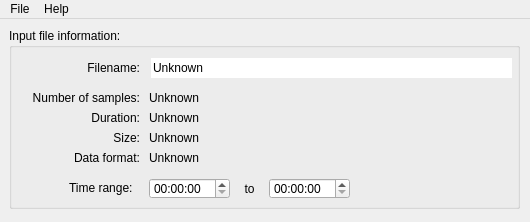
<?xml version="1.0" encoding="UTF-8"?>
<ui version="4.0">
 <class>MainWindow</class>
 <widget class="QMainWindow" name="MainWindow">
  <property name="geometry">
   <rect>
    <x>0</x>
    <y>0</y>
    <width>530</width>
    <height>222</height>
   </rect>
  </property>
  <property name="minimumSize">
   <size>
    <width>530</width>
    <height>222</height>
   </size>
  </property>
  <property name="maximumSize">
   <size>
    <width>530</width>
    <height>222</height>
   </size>
  </property>
  <property name="windowTitle">
   <string>LaserDisc Analyser</string>
  </property>
  <widget class="QWidget" name="centralWidget">
   <widget class="QGroupBox" name="fileInformationGroupBox">
    <property name="geometry">
     <rect>
      <x>9</x>
      <y>9</y>
      <width>511</width>
      <height>181</height>
     </rect>
    </property>
    <property name="title">
     <string>Input file information:</string>
    </property>
    <widget class="QLabel" name="label_1">
     <property name="geometry">
      <rect>
       <x>10</x>
       <y>60</y>
       <width>121</width>
       <height>20</height>
      </rect>
     </property>
     <property name="layoutDirection">
      <enum>Qt::LeftToRight</enum>
     </property>
     <property name="text">
      <string>Number of samples:</string>
     </property>
     <property name="alignment">
      <set>Qt::AlignRight|Qt::AlignTrailing|Qt::AlignVCenter</set>
     </property>
    </widget>
    <widget class="QLabel" name="label_2">
     <property name="geometry">
      <rect>
       <x>10</x>
       <y>100</y>
       <width>121</width>
       <height>20</height>
      </rect>
     </property>
     <property name="layoutDirection">
      <enum>Qt::LeftToRight</enum>
     </property>
     <property name="text">
      <string>Size:</string>
     </property>
     <property name="alignment">
      <set>Qt::AlignRight|Qt::AlignTrailing|Qt::AlignVCenter</set>
     </property>
    </widget>
    <widget class="QLabel" name="numberOfSamplesLabel">
     <property name="geometry">
      <rect>
       <x>140</x>
       <y>60</y>
       <width>361</width>
       <height>20</height>
      </rect>
     </property>
     <property name="text">
      <string>Unknown</string>
     </property>
    </widget>
    <widget class="QLabel" name="sizeOnDiscLabel">
     <property name="geometry">
      <rect>
       <x>140</x>
       <y>100</y>
       <width>361</width>
       <height>20</height>
      </rect>
     </property>
     <property name="text">
      <string>Unknown</string>
     </property>
    </widget>
    <widget class="QLabel" name="label_3">
     <property name="geometry">
      <rect>
       <x>10</x>
       <y>30</y>
       <width>121</width>
       <height>20</height>
      </rect>
     </property>
     <property name="layoutDirection">
      <enum>Qt::LeftToRight</enum>
     </property>
     <property name="text">
      <string>Filename:</string>
     </property>
     <property name="alignment">
      <set>Qt::AlignRight|Qt::AlignTrailing|Qt::AlignVCenter</set>
     </property>
    </widget>
    <widget class="QLabel" name="label_4">
     <property name="geometry">
      <rect>
       <x>10</x>
       <y>80</y>
       <width>121</width>
       <height>20</height>
      </rect>
     </property>
     <property name="layoutDirection">
      <enum>Qt::LeftToRight</enum>
     </property>
     <property name="text">
      <string>Duration:</string>
     </property>
     <property name="alignment">
      <set>Qt::AlignRight|Qt::AlignTrailing|Qt::AlignVCenter</set>
     </property>
    </widget>
    <widget class="QLabel" name="durationLabel">
     <property name="geometry">
      <rect>
       <x>140</x>
       <y>80</y>
       <width>361</width>
       <height>20</height>
      </rect>
     </property>
     <property name="text">
      <string>Unknown</string>
     </property>
    </widget>
    <widget class="QLineEdit" name="filenameLineEdit">
     <property name="enabled">
      <bool>true</bool>
     </property>
     <property name="geometry">
      <rect>
       <x>142</x>
       <y>30</y>
       <width>361</width>
       <height>20</height>
      </rect>
     </property>
     <property name="acceptDrops">
      <bool>false</bool>
     </property>
     <property name="autoFillBackground">
      <bool>false</bool>
     </property>
     <property name="text">
      <string>Unknown</string>
     </property>
     <property name="frame">
      <bool>false</bool>
     </property>
     <property name="readOnly">
      <bool>true</bool>
     </property>
    </widget>
    <widget class="QLabel" name="label_5">
     <property name="geometry">
      <rect>
       <x>60</x>
       <y>150</y>
       <width>81</width>
       <height>20</height>
      </rect>
     </property>
     <property name="text">
      <string>Time range:</string>
     </property>
    </widget>
    <widget class="QTimeEdit" name="startTimeEdit">
     <property name="geometry">
      <rect>
       <x>140</x>
       <y>150</y>
       <width>81</width>
       <height>21</height>
      </rect>
     </property>
     <property name="currentSection">
      <enum>QDateTimeEdit::HourSection</enum>
     </property>
     <property name="displayFormat">
      <string>HH:mm:ss</string>
     </property>
     <property name="timeSpec">
      <enum>Qt::UTC</enum>
     </property>
     <property name="time">
      <time>
       <hour>0</hour>
       <minute>0</minute>
       <second>0</second>
      </time>
     </property>
    </widget>
    <widget class="QLabel" name="label_6">
     <property name="geometry">
      <rect>
       <x>230</x>
       <y>150</y>
       <width>21</width>
       <height>21</height>
      </rect>
     </property>
     <property name="text">
      <string>to</string>
     </property>
     <property name="alignment">
      <set>Qt::AlignCenter</set>
     </property>
    </widget>
    <widget class="QTimeEdit" name="endTimeEdit">
     <property name="geometry">
      <rect>
       <x>260</x>
       <y>150</y>
       <width>81</width>
       <height>21</height>
      </rect>
     </property>
     <property name="currentSection">
      <enum>QDateTimeEdit::HourSection</enum>
     </property>
     <property name="displayFormat">
      <string>HH:mm:ss</string>
     </property>
     <property name="timeSpec">
      <enum>Qt::UTC</enum>
     </property>
     <property name="time">
      <time>
       <hour>0</hour>
       <minute>0</minute>
       <second>0</second>
      </time>
     </property>
    </widget>
    <widget class="QLabel" name="label_7">
     <property name="geometry">
      <rect>
       <x>10</x>
       <y>120</y>
       <width>121</width>
       <height>20</height>
      </rect>
     </property>
     <property name="layoutDirection">
      <enum>Qt::LeftToRight</enum>
     </property>
     <property name="text">
      <string>Data format:</string>
     </property>
     <property name="alignment">
      <set>Qt::AlignRight|Qt::AlignTrailing|Qt::AlignVCenter</set>
     </property>
    </widget>
    <widget class="QLabel" name="dataFormatLabel">
     <property name="geometry">
      <rect>
       <x>140</x>
       <y>120</y>
       <width>361</width>
       <height>20</height>
      </rect>
     </property>
     <property name="text">
      <string>Unknown</string>
     </property>
    </widget>
   </widget>
  </widget>
  <widget class="QMenuBar" name="menuBar">
   <property name="geometry">
    <rect>
     <x>0</x>
     <y>0</y>
     <width>530</width>
     <height>21</height>
    </rect>
   </property>
   <widget class="QMenu" name="menuFile">
    <property name="title">
     <string>File</string>
    </property>
    <addaction name="actionOpen_10_bit_File"/>
    <addaction name="actionOpen_16_bit_File"/>
    <addaction name="separator"/>
    <addaction name="actionSave_As_10_bit"/>
    <addaction name="actionSave_As_16_bit"/>
    <addaction name="separator"/>
    <addaction name="actionQuit"/>
   </widget>
   <widget class="QMenu" name="menuHelp">
    <property name="title">
     <string>Help</string>
    </property>
    <addaction name="actionAbout"/>
   </widget>
   <addaction name="menuFile"/>
   <addaction name="menuHelp"/>
  </widget>
  <action name="actionOpen_10_bit_File">
   <property name="text">
    <string>Open 10-bit File...</string>
   </property>
  </action>
  <action name="actionSave_As_10_bit">
   <property name="text">
    <string>Save As 10-bit...</string>
   </property>
  </action>
  <action name="actionQuit">
   <property name="text">
    <string>Quit</string>
   </property>
  </action>
  <action name="actionAbout">
   <property name="text">
    <string>About</string>
   </property>
  </action>
  <action name="actionOpen_16_bit_File">
   <property name="text">
    <string>Open 16-bit File...</string>
   </property>
  </action>
  <action name="actionSave_As_16_bit">
   <property name="text">
    <string>Save As 16-bit...</string>
   </property>
  </action>
 </widget>
 <layoutdefault spacing="6" margin="11"/>
 <resources/>
 <connections/>
</ui>
